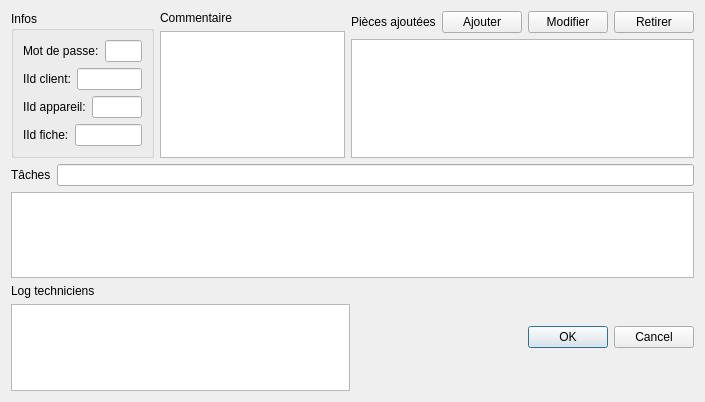
<?xml version="1.0" encoding="UTF-8"?>
<ui version="4.0">
 <class>editionFiche</class>
 <widget class="QWidget" name="editionFiche">
  <property name="geometry">
   <rect>
    <x>0</x>
    <y>0</y>
    <width>705</width>
    <height>402</height>
   </rect>
  </property>
  <property name="windowTitle">
   <string>Form</string>
  </property>
  <layout class="QVBoxLayout" name="verticalLayout">
   <item>
    <layout class="QHBoxLayout" name="horizontalLayout">
     <item>
      <layout class="QVBoxLayout" name="verticalLayout_5"/>
     </item>
     <item>
      <widget class="QGroupBox" name="groupBox">
       <property name="title">
        <string>Infos</string>
       </property>
       <layout class="QVBoxLayout" name="verticalLayout_7">
        <item>
         <layout class="QHBoxLayout" name="horizontalLayout_6">
          <item>
           <widget class="QLabel" name="label">
            <property name="text">
             <string>Mot de passe:</string>
            </property>
           </widget>
          </item>
          <item>
           <widget class="QLineEdit" name="lineEdit"/>
          </item>
         </layout>
        </item>
        <item>
         <layout class="QHBoxLayout" name="horizontalLayout_5">
          <item>
           <widget class="QLabel" name="label_4">
            <property name="text">
             <string>IId client:</string>
            </property>
           </widget>
          </item>
          <item>
           <widget class="QLineEdit" name="lineEdit_2"/>
          </item>
         </layout>
        </item>
        <item>
         <layout class="QHBoxLayout" name="horizontalLayout_4">
          <item>
           <widget class="QLabel" name="label_5">
            <property name="text">
             <string>IId appareil:</string>
            </property>
           </widget>
          </item>
          <item>
           <widget class="QLineEdit" name="lineEdit_3"/>
          </item>
         </layout>
        </item>
        <item>
         <layout class="QHBoxLayout" name="horizontalLayout_3">
          <item>
           <widget class="QLabel" name="label_6">
            <property name="text">
             <string>IId fiche:</string>
            </property>
           </widget>
          </item>
          <item>
           <widget class="QLineEdit" name="lineEdit_4"/>
          </item>
         </layout>
        </item>
       </layout>
      </widget>
     </item>
     <item>
      <layout class="QVBoxLayout" name="verticalLayout_2">
       <item>
        <widget class="QLabel" name="label_2">
         <property name="text">
          <string>Commentaire</string>
         </property>
        </widget>
       </item>
       <item>
        <widget class="QTextEdit" name="textEdit"/>
       </item>
      </layout>
     </item>
     <item>
      <layout class="QVBoxLayout" name="verticalLayout_6">
       <item>
        <layout class="QHBoxLayout" name="horizontalLayout_2">
         <item>
          <widget class="QLabel" name="label_3">
           <property name="text">
            <string>Pièces ajoutées</string>
           </property>
          </widget>
         </item>
         <item>
          <widget class="QPushButton" name="pushButton">
           <property name="text">
            <string>Ajouter</string>
           </property>
          </widget>
         </item>
         <item>
          <widget class="QPushButton" name="pushButton_2">
           <property name="text">
            <string>Modifier</string>
           </property>
          </widget>
         </item>
         <item>
          <widget class="QPushButton" name="pushButton_3">
           <property name="text">
            <string>Retirer</string>
           </property>
          </widget>
         </item>
        </layout>
       </item>
       <item>
        <widget class="QTableView" name="tableView"/>
       </item>
      </layout>
     </item>
    </layout>
   </item>
   <item>
    <layout class="QHBoxLayout" name="horizontalLayout_7">
     <item>
      <widget class="QLabel" name="label_7">
       <property name="text">
        <string>Tâches</string>
       </property>
      </widget>
     </item>
     <item>
      <widget class="QLineEdit" name="lineEdit_5"/>
     </item>
    </layout>
   </item>
   <item>
    <widget class="QTableView" name="tableView_2"/>
   </item>
   <item>
    <layout class="QHBoxLayout" name="horizontalLayout_8">
     <item>
      <layout class="QVBoxLayout" name="verticalLayout_8">
       <item>
        <widget class="QLabel" name="label_8">
         <property name="text">
          <string>Log techniciens</string>
         </property>
        </widget>
       </item>
       <item>
        <widget class="QTableView" name="tableView_3"/>
       </item>
      </layout>
     </item>
     <item>
      <widget class="QDialogButtonBox" name="buttonBox">
       <property name="standardButtons">
        <set>QDialogButtonBox::Cancel|QDialogButtonBox::Ok</set>
       </property>
      </widget>
     </item>
    </layout>
   </item>
  </layout>
 </widget>
 <resources/>
 <connections/>
</ui>
